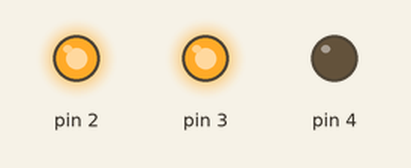
Recording of a sketch running on a simulated Arduino Uno, built with avr-gcc and run on an emulated ATmega328P. Shown: output pins drawn as LEDs (lit = HIGH).

Above: at 0.1 s.
At 1.1 s:
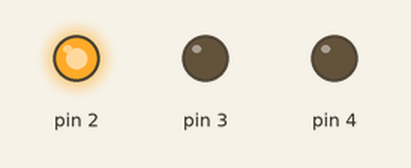
At 20.1 s:
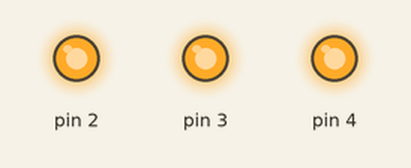
At 39.1 s:
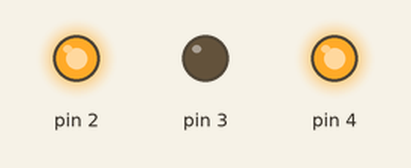
Timing chart, 0 to 40.0 s (numbered marks = the images above):
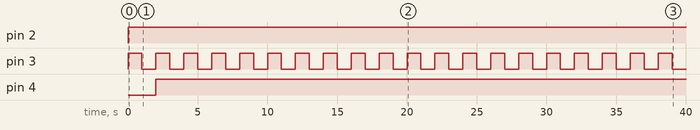

The sketch:

Deneme_1.ino
```cpp
void setup() {
 pinMode(2,OUTPUT);
 pinMode(3,OUTPUT);
 pinMode(4,OUTPUT);

}

void loop() {
digitalWrite(2,HIGH);
digitalWrite(3,HIGH);
delay(1000);
digitalWrite(3,LOW);
delay(1000);
digitalWrite(4,HIGH);

}
```

Measured:
- by itself, pin 2: LOW → HIGH at 0.00 s
- by itself, pin 3: alternates HIGH for 1.0 s and LOW for 1.0 s
- by itself, pin 4: LOW → HIGH at 2.0 s
